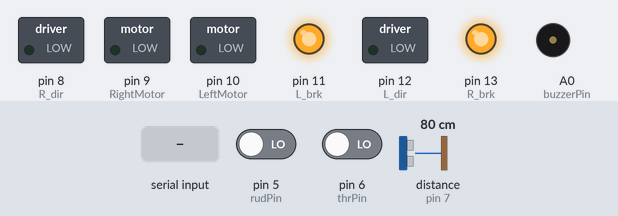
A sketch run on a simulated Arduino Uno, built with avr-gcc and run on an emulated ATmega328P. On the bench: switched loads named in the sketch (green lamp = pin HIGH), output pins drawn as LEDs (lit = HIGH), buzzer (waves = sounding, pin HIGH). Inputs (shaded band) come from the test bench; at power-on: pin 5 (rudPin) LOW, pin 6 (thrPin) LOW, distance to the obstacle (sensor on pin 7) 80 cm. The echo pulse lasts 58.3 µs per cm; EEPROM starts erased; what the sketch prints to the serial monitor is not drawn.

Above: at 1.2 s.
1.3 s: byte 239 (239) received over Serial
At 2.21 s:
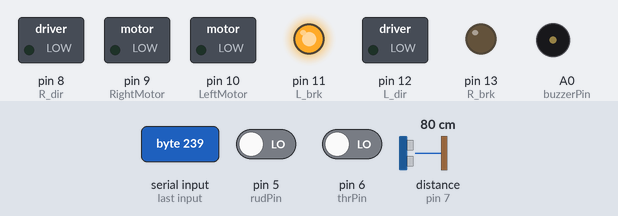
At 2.7 s:
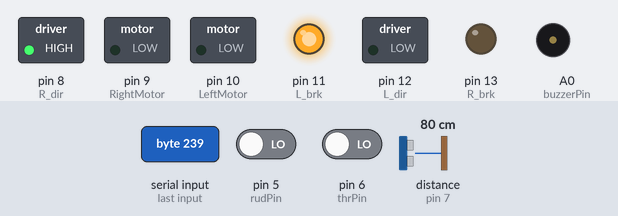
3.8 s: byte 240 (240) received over Serial
Timing chart, 0 to 6.8 s (numbered marks = the images above; inputs shaded):
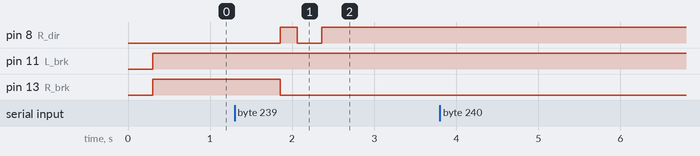

Measured:
- after the input at 1.3 s, pin 8 (R_dir): LOW → HIGH after 0.56 s, → LOW 0.21 s later, → HIGH 0.30 s later; pin 13 (R_brk): HIGH → LOW after 0.56 s
- after the input at 3.8 s, every drawn part: stays the same

The sketch:

Streak_RC_1580_FS-I6.ino
```cpp
#include <EEPROM.h>

//----------------Extra variables for serial input/output
byte ByteIn = 0, ReadFlag = 0, VariableCounter =0, loopswarn=0, loopscutoff =0;

//Future use
int Battery_warn = 105, Battery_cutoff = 100,adcFactor=35;
int Battery_Volts = 0;
byte Battery_Pin = A3;
const int numReadings = 100;
int readings[numReadings];
int readIndex = 0;
long total = 0;
int average = 0;
int current = 0, previous = 0;
const int interval = 300;
byte buzzerState = LOW;
byte buzzerPin = A0;
byte state =1;
byte cutOffState = 1;


//Motor pins declaration
#define RightMotor 9     // pin maping according to schematics
#define LeftMotor 10
#define R_dir 8
#define L_dir 12
#define R_brk 13
#define L_brk 11


//RC receiver declarations
#define elePin 7    // Receiver channel 1 pin
#define thrPin 6    // Receiver channel 3 pin
#define rudPin 5    // Receiver channel 4 pin

int ele = 0;    // Receiver channel 1 pwm value
int thr = 0;    // Receiver channel 3 pwm value
int rud = 0;    // Receiver channel 4 pwm value
byte thrAdjust = 1;
byte LeftRightAdjust = 0;

byte temp, temp1;
//Variables to store values
byte ppm1 = 0;
byte ppm2 = 0;
byte ppm3 = 0;

//EEPROM Storage variables
byte maxEle=0,minEle=0,midEle=0,revEle=0;  //Elevation limits
byte maxThr=0,minThr=0,midThr=0,revThr=0;  //Throttle limits
byte maxRud=0,minRud=0,midRud=0,revRud=0;  //Rudder limits
byte temp_serial,dataFlowing,dataStream;

void setup()
{
	TCCR1B = 0B00001010;
	TCCR1A = 0B01010011;
	pinMode(RightMotor,OUTPUT);
	pinMode(LeftMotor,OUTPUT);
	pinMode(R_dir,OUTPUT);
	pinMode(L_dir,OUTPUT);
	pinMode(R_brk,OUTPUT);
	pinMode(L_brk,OUTPUT);
	pinMode(buzzerPin,OUTPUT);
	eepromRead();
	digitalWrite(R_brk,0);
	digitalWrite(L_brk,0);
	Serial.begin(115200);
}

void loop()
{
	ppm1 = pulseIn(elePin, HIGH,100000)/10;      // Note the duration PWM pin is HIGH  //With timeout of 100ms
	ppm2 = pulseIn(thrPin, HIGH,100000)/10;      // Note the duration PWM pin is HIGH  //With timeout of 100ms
	ppm3 = pulseIn(rudPin, HIGH,100000)/10;      // Note the duration PWM pin is HIGH  //With timeout of 100ms

	if(ppm1<midEle) ele = map(ppm1,midEle,minEle,0,-100);     //Mapping elevation stick to -100 to +100
	else ele = map(ppm1,midEle,maxEle,0,100);

	thr = map(ppm2,minThr,maxThr,0,100);                      //Mapping throttle value to -100 to +100
	if(ppm2==0) thr = 0;

	if(ppm3<midRud) rud = map(ppm3,midRud,minRud,0,-100);     //Mapping rudder value to -100 to +100
	else rud = map(ppm3,midRud,maxRud,0,100);
	serialReceive();    //Software calibration


	//---------------Reverse channel
	if(revEle == 0) ele = ele * 1;
	else if(revEle == 1) ele = ele * -1; //Reverse elevator channel as its reversed for copters in Robokits Remotes.

	if(revThr == 0) thr = thr*1;
	else if(revThr == 1) thr = thr * -1;

	if(revRud == 0) rud = rud*1;
	else if(revRud == 1) rud = rud * -1;

	if(cutOffState == 0)
	{
		ele =0;
		rud=0;
		thr=0;
	}

	if(ele>15)							//If elevator stick is upwards (Deadband 5 points)
	{
		if (rud>15)						//If rudder stick is right
		{
			LMF(ele*thr*0.01);
			temp=(ele*thr*0.01);
			temp1=(rud*thr*0.01);
			if (temp>=temp1) {temp=temp-temp1;} else {temp=0;}
			RMS();
		}
		else if (rud<-15)				//If rudder stick is towards left
		{
			RMF(ele*thr*0.01);
			temp = (ele*thr*0.01);
			temp1=(rud*thr*-0.01);
			if (temp>=temp1) {temp=temp-temp1;} else {temp=0;}
			LMS();
		}
		else							//If rudder stick is neutral
		{
			LMF(ele*thr*0.01);
			RMF(ele*thr*0.01);
		}
	}
	else if(ele<-15)					//If elevator stick is downwards  (Deadband 5 points)
	{
		if (rud>15)						//If rudder stick is right
		{
			LMB(ele*thr*-0.01);
			temp=(ele*thr*-0.01);
			temp1=(rud*thr*0.01);
			if (temp>=temp1) {temp=temp-temp1;} else {temp=0;}
			RMS();
		}
		else if (rud<-15)				//If rudder stick is towards left
		{
			RMB(ele*thr*-0.01);
			temp = (ele*thr*-0.01);
			temp1=(rud*thr*-0.01);
			if (temp>=temp1) {temp=temp-temp1;} else {temp=0;}
			LMS();
		}
		else							//If rudder stick is neutral
		{
			LMB(ele*thr*-0.01);
			RMB(ele*thr*-0.01);
		}
	}
	else								//If Elevator stick is neutral
	{
		if(rud>15)						//If rudder stick is right
		{
			if(thr >= 5 && thr <=25)
				{ thr = 25;}			//Minimun 25% throttle
			LMF(rud*thr*0.01);
			RMB(rud*thr*0.01);
		}
		else if(rud<-15)				//If rudder stick is towards left
		{
			if(thr >= 5 && thr <=25)
			{thr = 25;}					//Minimun 25% throttle
			LMB(rud*thr*-0.01);
			RMF(rud*thr*-0.01);
		}
		else							//Stop if no ele or rud stick movement
		{
			LMS();
			RMS();
		}
	}
}

void Default_Parameters()
{
	maxEle=200;
	minEle=100;
	midEle=150;
	revEle=0;
	maxThr=200;
	minThr=100;
	midThr=150;
	revThr=0;
	maxRud=200;
	minRud=100;
	midRud=150;
	revRud=0;
	Battery_warn = 105;
	Battery_cutoff = 100;
	adcFactor=35;
	thrAdjust = 50;
	LeftRightAdjust = 0;
	eepromWrite();
}

//Eeprom write functions
void eepromWrite()
{
	EEPROM.update(0,minThr);
	EEPROM.update(1,maxThr);
	EEPROM.update(2,midThr);
	EEPROM.update(3,revThr);

	EEPROM.update(4,minEle);
	EEPROM.update(5,maxEle);
	EEPROM.update(6,midEle);
	EEPROM.update(7,revEle);

	EEPROM.update(8,minRud);
	EEPROM.update(9,maxRud);
	EEPROM.update(10,midRud);
	EEPROM.update(11,revRud);

	EEPROM.update(12,Battery_warn);
	EEPROM.update(13,Battery_cutoff);
	EEPROM.update(14,adcFactor);
	EEPROM.update(15,thrAdjust);
	EEPROM.update(16,LeftRightAdjust);
}

void eepromRead()
{
	minThr = EEPROM.read(0);
	maxThr = EEPROM.read(1);
	midThr = EEPROM.read(2);
	revThr = EEPROM.read(3);

	minEle = EEPROM.read(4);
	maxEle = EEPROM.read(5);
	midEle = EEPROM.read(6);
	revEle = EEPROM.read(7);

	minRud = EEPROM.read(8);
	maxRud = EEPROM.read(9);
	midRud = EEPROM.read(10);
	revRud = EEPROM.read(11);

	Battery_warn = EEPROM.read(12);
	Battery_cutoff = EEPROM.read(13);
	adcFactor = EEPROM.read(14);
	thrAdjust = EEPROM.read(15);
	LeftRightAdjust = EEPROM.read(16);
}

void serialReceive()
{
	if(Serial.available()>0)
	{
		ByteIn = Serial.read();
		if(ByteIn==240)    //Send RC data
		{
			Serial.write(251);       //Start Byte
			Serial.write(ppm1);
			Serial.write(ppm2);
			Serial.write(ppm3);
			Serial.write(Battery_Volts);
			Serial.write(252);       //End Byte
		}
		else if (ByteIn == 241)          //Start byte incoming data for RC min max, center, reverse (Startbyte,THRmin, THRmax, THRCenter,THRreverse, ELEmin, ELEmax, ELEcenter,ELEreverse, Rudmin, RudMax, RudCenter,RudReverse,EndByte)
		{
			ReadFlag=241;
			VariableCounter=0;
		}
		else if (ByteIn == 242)          //End byte incoming data for RC min max, center, reverse
		{
			ReadFlag=0;
		}
		else if (ByteIn == 243)          //Request configuration from board
		{
			Serial.write(253);
			Serial.write(minThr);
			Serial.write(maxThr);
			Serial.write(midThr);
			Serial.write(revThr);
			Serial.write(minEle);
			Serial.write(maxEle);
			Serial.write(midEle);
			Serial.write(revEle);
			Serial.write(minRud);
			Serial.write(maxRud);
			Serial.write(midRud);
			Serial.write(revRud);
			Serial.write(Battery_warn);
			Serial.write(Battery_cutoff);
			Serial.write(adcFactor);
			Serial.write(thrAdjust);
			Serial.write(LeftRightAdjust);
			Serial.write(254);
			}
		else if (ByteIn == 239)          //Reset EEprom Parameters
		{
			Default_Parameters();
			//--------Sent updated parameters back after resetting
			Serial.write(253);
			Serial.write(minThr);
			Serial.write(maxThr);
			Serial.write(midThr);
			Serial.write(revThr);
			Serial.write(minEle);
			Serial.write(maxEle);
			Serial.write(midEle);
			Serial.write(revEle);
			Serial.write(minRud);
			Serial.write(maxRud);
			Serial.write(midRud);
			Serial.write(revRud);
			Serial.write(Battery_warn);
			Serial.write(Battery_cutoff);
			Serial.write(adcFactor);
			Serial.write(thrAdjust);
			Serial.write(LeftRightAdjust);
			Serial.write(254);
		}

		if (ReadFlag==241)     //If rc min, max, center and reverse data is being transmitted
		{
			switch (VariableCounter)
			{
			case 1:
				minThr = ByteIn;
				break;
			case 2:
				maxThr = ByteIn;
				break;
			case 3:
				midThr = ByteIn;
				break;
			case 4:
				revThr = ByteIn;  //0 if normal, 1 if reverse
				break;
			case 5:
				minEle = ByteIn;
				break;
			case 6:
				maxEle = ByteIn;
				break;
			case 7:
				midEle = ByteIn;
				break;
			case 8:
				revEle = ByteIn;  //0 if normal, 1 if reverse
				break;
			case 9:
				minRud = ByteIn;
				break;
			case 10:
				maxRud = ByteIn;
				break;
			case 11:
				midRud = ByteIn;
				break;
			case 12:
				revRud = ByteIn;  //0 if normal, 1 if reverse
				break;
			case 13:
				Battery_warn  = ByteIn;
				break;
			case 14:
				Battery_cutoff = ByteIn;
				break;
			case 15:
				adcFactor = ByteIn;
				break;
			case 16:
				thrAdjust = ByteIn;
				break;
			case 17:
				LeftRightAdjust = ByteIn;
				break;
			default:

				break;
			}
			VariableCounter++;
			eepromWrite();
		}
	}
}

//Motor Movement functions

void LMF(int Pwm)
{
	if (Pwm<0) {Pwm=Pwm*-1;}
	Pwm=100-Pwm;                  //Because brushless drive runs at lowest speed on full duty cycle.
	Pwm = map(Pwm, 0,100,0,1023);
	digitalWrite(L_brk,0);
	digitalWrite(L_dir,1);
	analogWrite(LeftMotor,Pwm);
}

void LMB(int Pwm)
{
	if (Pwm<0) {Pwm=Pwm*-1;}
	Pwm=100-Pwm;                  //Because brushless drive runs at lowest speed on full duty cycle.
	Pwm = map(Pwm, 0,100,0,1023);
	digitalWrite(L_brk,0);
	digitalWrite(L_dir,0);
	analogWrite(LeftMotor,Pwm);
}

void LMS()
{
	digitalWrite(LeftMotor,0);
	digitalWrite(L_brk,1);
}

void RMF(int Pwm)
{
	if (Pwm<0) {Pwm=Pwm*-1;}
	Pwm=100-Pwm;                  //Because brushless drive runs at lowest speed on full duty cycle.
	Pwm = map(Pwm, 0,100,0,1023);
	digitalWrite(R_brk,0);
	digitalWrite(R_dir,0);
	analogWrite(RightMotor,Pwm);
}

void RMB(int Pwm)
{
	if (Pwm<0) {Pwm=Pwm*-1;}
	Pwm=100-Pwm;                  //Because brushless drive runs at lowest speed on full duty cycle.
	Pwm = map(Pwm, 0,100,0,1023);
	digitalWrite(R_brk,0);
	digitalWrite(R_dir,1);
	analogWrite(RightMotor,Pwm);
}

void RMS()
{
	digitalWrite(RightMotor,0);
	digitalWrite(R_brk,1);
}
```
